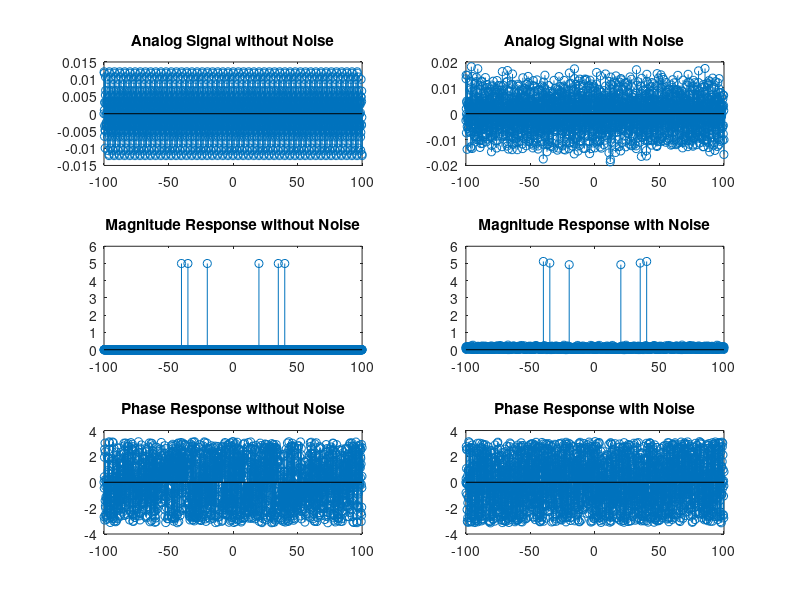

Write the MATLAB code that produced this figure.
fs = 200;
fm1 = 20;
fm2 = 35;
fm3 = 40;
t = 0:1/fs:10-1/fs;
x = 5*sin(2*pi*fm1*t) + 5*sin(2*pi*fm2*t) + 5*sin(2*pi*fm3*t);
N = length(x);
x = 2/N*x;
y = fft(x);
x1 = 5*sin(2*pi*fm1*t) + 5*sin(2*pi*fm2*t) + 5*sin(2*pi*fm3*t) + 2.5*gallery('normaldata',size(t),4);
N1 = length(x1);
x1 = 2/N*x1;
y1 = fft(x1);
y2 = fftshift(y);
y3 = fftshift(y1);
f1 = linspace(-fs/2,fs/2,N);
figure
subplot(3,2,1);
stem(f1,x);
title('Analog Signal without Noise');
subplot(3,2,3);
stem(f1,abs(y2));
title('Magnitude Response without Noise');
subplot(3,2,5);
stem(f1,angle(y2));
title('Phase Response without Noise');
subplot(3,2,2);
stem(f1,x1);
title('Analog Signal with Noise');
subplot(3,2,4);
stem(f1,abs(y3));
title('Magnitude Response with Noise');
subplot(3,2,6);
stem(f1,angle(y3));
title('Phase Response with Noise');